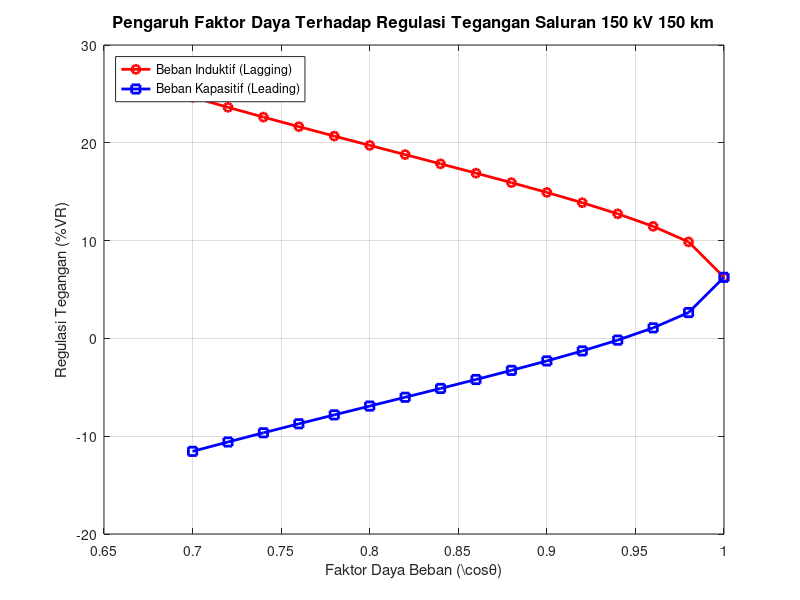

Recreate this plot in MATLAB.
%% =========================================================================
%% DSTL 2026 - MINGGU 04: PARAMETER TRANSMISI & MODEL NOMINAL-PI
%% Program Studi S1 Teknik Elektro - Universitas Bengkulu
%% Dosen Pengampu: Ir. Novalio Daratha, S.T., M.Sc., Ph.D.
%% =========================================================================
%% Topik: 1. Kalkulasi GMD, GMR Konduktor Berkas (Bundle)
%%        2. Ekstraksi Induktansi (L) & Kapasitansi (C) Fisik
%%        3. Formulasi Matriks Parameter Transmisi ABCD (Nominal-Pi & T)
%%        4. Simulasi Regulasi Tegangan vs Variasi Faktor Daya Beban
%% =========================================================================

clear; clc; close all;

fprintf('====================================================================\n');
fprintf('  KALKULATOR PARAMETER SALURAN TRANSMISI SUTT 150 kV & MATRIKS ABCD \n');
fprintf('  Mata Kuliah: Dasar-Dasar Sistem Tenaga Listrik - UNIB 2026        \n');
fprintf('====================================================================\n\n');

%% 1. Parameter Geometri Fisis Tower & Kawat (Physical Line Geometry)
L_saluran = 150;           % Panjang saluran transmisi (km)
f0 = 50;                   % Frekuensi sistem (Hz)
omega = 2 * pi * f0;

% Jarak Antar-Fasa pada Tower (Konfigurasi Horizontal / Asimetris)
D_ab = 4.0;                % Jarak fasa A ke B (meter)
D_bc = 4.0;                % Jarak fasa B ke C (meter)
D_ca = 8.0;                % Jarak fasa C ke A (meter)
GMD = (D_ab * D_bc * D_ca)^(1/3);

% Spesifikasi Kawat Konduktor ACSR (Tipe Hawk 241.6 mm2)
r_fisik = 0.0109;          % Jari-jari luar konduktor (meter)
r_prime = 0.7788 * r_fisik;% GMR kawat tunggal (meter)
r_ohm_km = 0.133;          % Resistansi AC per km (Ohm/km)

% Konfigurasi Konduktor Berkas 2-Kawat (2-Bundle)
d_bundle = 0.40;           % Jarak pemisah antar sub-konduktor (meter)
GMR_L = sqrt(r_prime * d_bundle); % GMR untuk perhitungan induktansi
GMR_C = sqrt(r_fisik * d_bundle); % GMR untuk perhitungan kapasitansi

%% 2. Perhitungan Parameter R, L, C per Satuan Panjang
% Induktansi & Kapasitansi Saluran 3-Fasa Transposed
L_per_m = 2e-7 * log(GMD / GMR_L);        % H/m
C_per_m = (2 * pi * 8.854e-12) / log(GMD / GMR_C); % F/m

L_per_km = L_per_m * 1000;                % H/km
C_per_km = C_per_m * 1000;                % F/km

z_seri_km = (r_ohm_km / 2) + 1j * omega * L_per_km; % 2-bundle paralel
y_shunt_km = 1j * omega * C_per_km;

Z_total = z_seri_km * L_saluran;          % Impedansi seri total (Ohm)
Y_total = y_shunt_km * L_saluran;         % Admitansi shunt total (Siemens)

fprintf('--- PARAMETER ELEKTRIS SALURAN ---\n');
fprintf('Geometric Mean Distance (GMD) : %.4f m\n', GMD);
fprintf('GMR Induktif Berkas (GMR_L)   : %.4f m\n', GMR_L);
fprintf('Induktansi per km (L)         : %.4f mH/km\n', L_per_km * 1e3);
fprintf('Kapasitansi per km (C)        : %.4f µF/km\n', C_per_km * 1e6);
fprintf('Impedansi Total Saluran (Z)   : %.2f + j%.2f Ω (|Z| = %.2f Ω)\n', ...
        real(Z_total), imag(Z_total), abs(Z_total));
fprintf('Admitansi Total Saluran (Y)   : %.6f + j%.6f S (|Y| = %.6f S)\n\n', ...
        real(Y_total), imag(Y_total), abs(Y_total));

%% 3. Formulasi Matriks Konstanta Transmisi ABCD (Model Nominal-Pi)
A_pi = 1 + (Z_total * Y_total) / 2;
B_pi = Z_total;
C_pi = Y_total * (1 + (Z_total * Y_total) / 4);
D_pi = A_pi;

fprintf('--- MATRIKS PARAMETER ABCD (MODEL NOMINAL-PI) ---\n');
fprintf('A = D : %.4f + j%.4f (Magnitudo: %.4f, Sudut: %.2f°)\n', ...
        real(A_pi), imag(A_pi), abs(A_pi), rad2deg(angle(A_pi)));
fprintf('B     : %.2f + j%.2f Ω (Magnitudo: %.2f Ω)\n', ...
        real(B_pi), imag(B_pi), abs(B_pi));
fprintf('C     : %.6f + j%.6f S (Magnitudo: %.6f S)\n', ...
        real(C_pi), imag(C_pi), abs(C_pi));
fprintf('Uji Sifat Resiprositas (AD-BC): %.4f + j%.4f (Tepat = 1.0000)\n\n', ...
        real(A_pi*D_pi - B_pi*C_pi), imag(A_pi*D_pi - B_pi*C_pi));

%% 4. Perhitungan Kondisi Operasi Beban Penuh (Full Load Operation)
VR_LL = 150e3;             % Tegangan nominal penerima 150 kV
VR_LN = VR_LL / sqrt(3);   % Tegangan fasa-ke-netral (Volt)
PR_total = 100e6;          % Daya aktif beban 100 MW
pf_nominal = 0.90;         % Faktor daya beban 0.90 lagging

% Arus Beban Fasor
IR_mag = PR_total / (sqrt(3) * VR_LL * pf_nominal);
theta_R = -acos(pf_nominal);
IR_phasor = IR_mag * exp(1j * theta_R);

% Perhitungan Tegangan & Arus Sisi Pengirim (Sending-End)
VS_LN = A_pi * VR_LN + B_pi * IR_phasor;
VS_LL = abs(VS_LN) * sqrt(3);
IS_phasor = C_pi * VR_LN + D_pi * IR_phasor;

% Regulasi Tegangan & Efisiensi
V_no_load_LN = abs(VS_LN) / abs(A_pi);
VR_percent = ((V_no_load_LN - VR_LN) / VR_LN) * 100;

PS_total = 3 * real(VS_LN * conj(IS_phasor));
Ploss_total = PS_total - PR_total;
efisiensi = (PR_total / PS_total) * 100;

fprintf('--- EVALUASI KINERJA OPERASI (BEBAN 100 MW, pf 0.90 LAGGING) ---\n');
fprintf('Tegangan Pengirim (VS)        : %.2f kV (Line-to-Line, Sudut: %.2f°)\n', ...
        VS_LL/1e3, rad2deg(angle(VS_LN)));
fprintf('Arus Pengirim (IS)            : %.2f A (Sudut: %.2f°)\n', ...
        abs(IS_phasor), rad2deg(angle(IS_phasor)));
fprintf('Regulasi Tegangan (%%VR)       : %.2f%%\n', VR_percent);
fprintf('Rugi-Rugi Transmisi (Ploss)   : %.2f MW\n', Ploss_total/1e6);
fprintf('Efisiensi Transmisi (η)       : %.2f%%\n\n', efisiensi);

%% 5. Plotting Kurva Regulasi Tegangan terhadap Variasi Faktor Daya
pf_range = 0.70:0.02:1.00;
vr_lag = zeros(size(pf_range));
vr_lead = zeros(size(pf_range));

for k = 1:length(pf_range)
    pf_k = pf_range(k);
    
    % Kasus Lagging
    I_lag = (PR_total / (sqrt(3) * VR_LL * pf_k)) * exp(-1j * acos(pf_k));
    Vs_lag = A_pi * VR_LN + B_pi * I_lag;
    vr_lag(k) = ((abs(Vs_lag)/abs(A_pi) - VR_LN) / VR_LN) * 100;
    
    % Kasus Leading
    I_lead = (PR_total / (sqrt(3) * VR_LL * pf_k)) * exp(1j * acos(pf_k));
    Vs_lead = A_pi * VR_LN + B_pi * I_lead;
    vr_lead(k) = ((abs(Vs_lead)/abs(A_pi) - VR_LN) / VR_LN) * 100;
end

figure('Name', 'Karakteristik Regulasi Tegangan', 'NumberTitle', 'off');
plot(pf_range, vr_lag, 'r-o', 'LineWidth', 2); hold on;
plot(pf_range, vr_lead, 'b-s', 'LineWidth', 2); grid on;
xlabel('Faktor Daya Beban (\cos\theta)', 'FontSize', 11);
ylabel('Regulasi Tegangan (%VR)', 'FontSize', 11);
title('Pengaruh Faktor Daya Terhadap Regulasi Tegangan Saluran 150 kV 150 km', 'FontSize', 12);
legend({'Beban Induktif (Lagging)', 'Beban Kapasitif (Leading)'}, 'Location', 'northwest');
hold off;

fprintf('Simulasi selesai dan kurva regulasi tegangan berhasil ditampilkan.\n');
